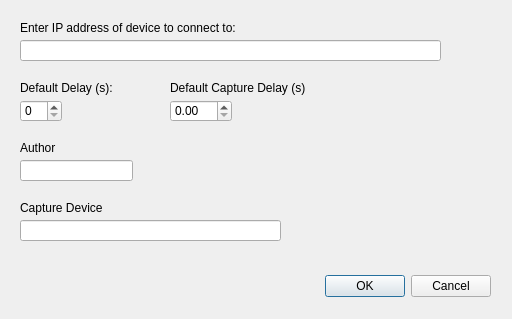
<?xml version="1.0" encoding="UTF-8"?>
<ui version="4.0">
 <class>Dialog</class>
 <widget class="QDialog" name="Dialog">
  <property name="geometry">
   <rect>
    <x>0</x>
    <y>0</y>
    <width>512</width>
    <height>319</height>
   </rect>
  </property>
  <property name="windowTitle">
   <string>Dialog</string>
  </property>
  <widget class="QDialogButtonBox" name="buttonBox">
   <property name="geometry">
    <rect>
     <x>150</x>
     <y>270</y>
     <width>341</width>
     <height>32</height>
    </rect>
   </property>
   <property name="orientation">
    <enum>Qt::Horizontal</enum>
   </property>
   <property name="standardButtons">
    <set>QDialogButtonBox::Cancel|QDialogButtonBox::Ok</set>
   </property>
  </widget>
  <widget class="QLineEdit" name="dutIpLineEdit">
   <property name="geometry">
    <rect>
     <x>20</x>
     <y>40</y>
     <width>421</width>
     <height>21</height>
    </rect>
   </property>
   <property name="readOnly">
    <bool>false</bool>
   </property>
  </widget>
  <widget class="QLabel" name="label">
   <property name="geometry">
    <rect>
     <x>20</x>
     <y>20</y>
     <width>421</width>
     <height>16</height>
    </rect>
   </property>
   <property name="text">
    <string>Enter IP address of device to connect to:</string>
   </property>
  </widget>
  <widget class="QLabel" name="label_4">
   <property name="geometry">
    <rect>
     <x>20</x>
     <y>80</y>
     <width>131</width>
     <height>16</height>
    </rect>
   </property>
   <property name="text">
    <string>Default Delay (s):</string>
   </property>
  </widget>
  <widget class="QSpinBox" name="defaultDelaySpinBox">
   <property name="geometry">
    <rect>
     <x>20</x>
     <y>100</y>
     <width>42</width>
     <height>22</height>
    </rect>
   </property>
  </widget>
  <widget class="QLabel" name="label_2">
   <property name="geometry">
    <rect>
     <x>20</x>
     <y>140</y>
     <width>49</width>
     <height>16</height>
    </rect>
   </property>
   <property name="text">
    <string>Author</string>
   </property>
  </widget>
  <widget class="QLabel" name="label_3">
   <property name="geometry">
    <rect>
     <x>20</x>
     <y>200</y>
     <width>151</width>
     <height>16</height>
    </rect>
   </property>
   <property name="text">
    <string>Capture Device</string>
   </property>
  </widget>
  <widget class="QLineEdit" name="authorLineEdit">
   <property name="geometry">
    <rect>
     <x>20</x>
     <y>160</y>
     <width>113</width>
     <height>21</height>
    </rect>
   </property>
  </widget>
  <widget class="QLineEdit" name="deviceLineEdit">
   <property name="geometry">
    <rect>
     <x>20</x>
     <y>220</y>
     <width>261</width>
     <height>21</height>
    </rect>
   </property>
  </widget>
  <widget class="QDoubleSpinBox" name="captureDelaySpinBox">
   <property name="geometry">
    <rect>
     <x>170</x>
     <y>100</y>
     <width>62</width>
     <height>22</height>
    </rect>
   </property>
  </widget>
  <widget class="QLabel" name="label_5">
   <property name="geometry">
    <rect>
     <x>170</x>
     <y>80</y>
     <width>141</width>
     <height>16</height>
    </rect>
   </property>
   <property name="text">
    <string>Default Capture Delay (s)</string>
   </property>
  </widget>
 </widget>
 <resources/>
 <connections>
  <connection>
   <sender>buttonBox</sender>
   <signal>accepted()</signal>
   <receiver>Dialog</receiver>
   <slot>accept()</slot>
   <hints>
    <hint type="sourcelabel">
     <x>248</x>
     <y>254</y>
    </hint>
    <hint type="destinationlabel">
     <x>157</x>
     <y>274</y>
    </hint>
   </hints>
  </connection>
  <connection>
   <sender>buttonBox</sender>
   <signal>rejected()</signal>
   <receiver>Dialog</receiver>
   <slot>reject()</slot>
   <hints>
    <hint type="sourcelabel">
     <x>316</x>
     <y>260</y>
    </hint>
    <hint type="destinationlabel">
     <x>286</x>
     <y>274</y>
    </hint>
   </hints>
  </connection>
 </connections>
</ui>
